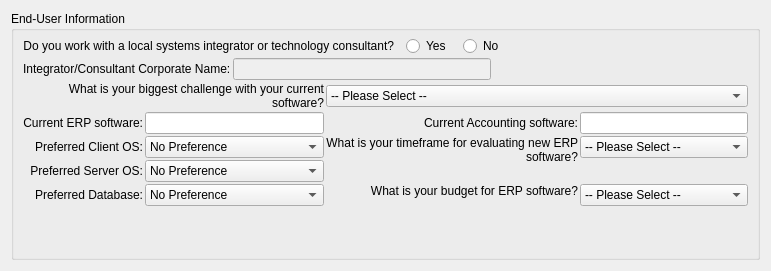
     <widget class="QWidget" name="_endUserPage">
      <layout class="QVBoxLayout">
       <item>
        <widget class="QGroupBox" name="_endUserGroup">
         <property name="title">
          <string>End-User Information</string>
         </property>
         <layout class="QVBoxLayout">
          <property name="spacing">
           <number>2</number>
          </property>
          <property name="topMargin">
           <number>5</number>
          </property>
          <property name="bottomMargin">
           <number>5</number>
          </property>
          <item>
           <layout class="QHBoxLayout">
            <item>
             <widget class="QLabel" name="_gotvarLit">
              <property name="text">
               <string>Do you work with a local systems integrator or technology consultant?</string>
              </property>
              <property name="alignment">
               <set>Qt::AlignRight|Qt::AlignTrailing|Qt::AlignVCenter</set>
              </property>
             </widget>
            </item>
            <item>
             <spacer>
              <property name="orientation">
               <enum>Qt::Horizontal</enum>
              </property>
              <property name="sizeType">
               <enum>QSizePolicy::Fixed</enum>
              </property>
              <property name="sizeHint" stdset="0">
               <size>
                <width>10</width>
                <height>20</height>
               </size>
              </property>
             </spacer>
            </item>
            <item>
             <widget class="QRadioButton" name="_gotvaryes">
              <property name="text">
               <string>Yes</string>
              </property>
             </widget>
            </item>
            <item>
             <spacer>
              <property name="orientation">
               <enum>Qt::Horizontal</enum>
              </property>
              <property name="sizeType">
               <enum>QSizePolicy::Fixed</enum>
              </property>
              <property name="sizeHint" stdset="0">
               <size>
                <width>10</width>
                <height>20</height>
               </size>
              </property>
             </spacer>
            </item>
            <item>
             <widget class="QRadioButton" name="_gotvarno">
              <property name="text">
               <string>No</string>
              </property>
             </widget>
            </item>
            <item>
             <spacer>
              <property name="orientation">
               <enum>Qt::Horizontal</enum>
              </property>
              <property name="sizeHint" stdset="0">
               <size>
                <width>0</width>
                <height>20</height>
               </size>
              </property>
             </spacer>
            </item>
           </layout>
          </item>
          <item>
           <layout class="QHBoxLayout">
            <item>
             <widget class="QLabel" name="_varNameLit">
              <property name="text">
               <string>Integrator/Consultant Corporate Name:</string>
              </property>
              <property name="buddy">
               <cstring>_varName</cstring>
              </property>
             </widget>
            </item>
            <item>
             <widget class="QLineEdit" name="_varName">
              <property name="enabled">
               <bool>false</bool>
              </property>
             </widget>
            </item>
            <item>
             <spacer>
              <property name="orientation">
               <enum>Qt::Horizontal</enum>
              </property>
              <property name="sizeHint" stdset="0">
               <size>
                <width>40</width>
                <height>20</height>
               </size>
              </property>
             </spacer>
            </item>
           </layout>
          </item>
          <item>
           <layout class="QGridLayout">
            <item row="1" column="0">
             <widget class="QLabel" name="_erpLit">
              <property name="text">
               <string>Current ERP software:</string>
              </property>
              <property name="alignment">
               <set>Qt::AlignRight|Qt::AlignTrailing|Qt::AlignVCenter</set>
              </property>
              <property name="buddy">
               <cstring>_erp</cstring>
              </property>
             </widget>
            </item>
            <item row="1" column="1">
             <widget class="QLineEdit" name="_erp"/>
            </item>
            <item row="2" column="0">
             <widget class="QLabel" name="clientLit">
              <property name="text">
               <string>Preferred Client OS:</string>
              </property>
              <property name="alignment">
               <set>Qt::AlignRight|Qt::AlignTrailing|Qt::AlignVCenter</set>
              </property>
              <property name="buddy">
               <cstring>_client</cstring>
              </property>
             </widget>
            </item>
            <item row="2" column="1">
             <widget class="QComboBox" name="_client">
              <item>
               <property name="text">
                <string>No Preference</string>
               </property>
              </item>
              <item>
               <property name="text">
                <string>Linux</string>
               </property>
              </item>
              <item>
               <property name="text">
                <string>Unix</string>
               </property>
              </item>
              <item>
               <property name="text">
                <string>Apple Mac OSX</string>
               </property>
              </item>
              <item>
               <property name="text">
                <string>DOS</string>
               </property>
              </item>
              <item>
               <property name="text">
                <string>Windows 3.1</string>
               </property>
              </item>
              <item>
               <property name="text">
                <string>Windows 95/98/ME</string>
               </property>
              </item>
              <item>
               <property name="text">
                <string>Windows NT/2000/XP/Vista</string>
               </property>
              </item>
              <item>
               <property name="text">
                <string>Other</string>
               </property>
              </item>
             </widget>
            </item>
            <item row="3" column="0">
             <widget class="QLabel" name="_serverLit">
              <property name="text">
               <string>Preferred Server OS:</string>
              </property>
              <property name="alignment">
               <set>Qt::AlignRight|Qt::AlignTrailing|Qt::AlignVCenter</set>
              </property>
              <property name="buddy">
               <cstring>_server</cstring>
              </property>
             </widget>
            </item>
            <item row="3" column="1">
             <widget class="QComboBox" name="_server">
              <item>
               <property name="text">
                <string>No Preference</string>
               </property>
              </item>
              <item>
               <property name="text">
                <string>Linux</string>
               </property>
              </item>
              <item>
               <property name="text">
                <string>Unix</string>
               </property>
              </item>
              <item>
               <property name="text">
                <string>Apple Mac OSX</string>
               </property>
              </item>
              <item>
               <property name="text">
                <string>Windows NT/2000/XP/Vista</string>
               </property>
              </item>
              <item>
               <property name="text">
                <string>Other</string>
               </property>
              </item>
             </widget>
            </item>
            <item row="4" column="0">
             <widget class="QLabel" name="_dbLit">
              <property name="text">
               <string>Preferred Database:</string>
              </property>
              <property name="alignment">
               <set>Qt::AlignRight|Qt::AlignTrailing|Qt::AlignVCenter</set>
              </property>
              <property name="buddy">
               <cstring>_db</cstring>
              </property>
             </widget>
            </item>
            <item row="4" column="1">
             <widget class="QComboBox" name="_db">
              <item>
               <property name="text">
                <string>No Preference</string>
               </property>
              </item>
              <item>
               <property name="text">
                <string>PostgreSQL</string>
               </property>
              </item>
              <item>
               <property name="text">
                <string>Oracle</string>
               </property>
              </item>
              <item>
               <property name="text">
                <string>Microsoft SQL Server</string>
               </property>
              </item>
              <item>
               <property name="text">
                <string>IBM DB2</string>
               </property>
              </item>
              <item>
               <property name="text">
                <string>Other</string>
               </property>
              </item>
             </widget>
            </item>
            <item row="1" column="2">
             <widget class="QLabel" name="_accountingLit">
              <property name="text">
               <string>Current Accounting software:</string>
              </property>
              <property name="alignment">
               <set>Qt::AlignRight|Qt::AlignTrailing|Qt::AlignVCenter</set>
              </property>
              <property name="buddy">
               <cstring>_accounting</cstring>
              </property>
             </widget>
            </item>
            <item row="1" column="3">
             <widget class="QLineEdit" name="_accounting"/>
            </item>
            <item row="2" column="2" rowspan="2">
             <widget class="QLabel" name="_timeframeLit">
              <property name="text">
               <string>What is your timeframe for evaluating new ERP software?</string>
              </property>
              <property name="alignment">
               <set>Qt::AlignRight|Qt::AlignTop|Qt::AlignTrailing</set>
              </property>
              <property name="wordWrap">
               <bool>true</bool>
              </property>
              <property name="buddy">
               <cstring>_timeframe</cstring>
              </property>
             </widget>
            </item>
            <item row="2" column="3">
             <widget class="QComboBox" name="_timeframe">
              <item>
               <property name="text">
                <string>-- Please Select --</string>
               </property>
              </item>
              <item>
               <property name="text">
                <string>Currently evaluating</string>
               </property>
              </item>
              <item>
               <property name="text">
                <string>Within 3 months</string>
               </property>
              </item>
              <item>
               <property name="text">
                <string>Within 6 months</string>
               </property>
              </item>
              <item>
               <property name="text">
                <string>Within one year</string>
               </property>
              </item>
              <item>
               <property name="text">
                <string>Not applicable</string>
               </property>
              </item>
             </widget>
            </item>
            <item row="4" column="2" rowspan="2">
             <widget class="QLabel" name="_budgetLit">
              <property name="text">
               <string>What is your budget for ERP software?</string>
              </property>
              <property name="alignment">
               <set>Qt::AlignRight|Qt::AlignTop|Qt::AlignTrailing</set>
              </property>
              <property name="wordWrap">
               <bool>true</bool>
              </property>
              <property name="buddy">
               <cstring>_budget</cstring>
              </property>
             </widget>
            </item>
            <item row="4" column="3">
             <widget class="QComboBox" name="_budget">
              <item>
               <property name="text">
                <string>-- Please Select --</string>
               </property>
              </item>
              <item>
               <property name="text">
                <string>No budget developed yet</string>
               </property>
              </item>
              <item>
               <property name="text">
                <string>Less than $10,000</string>
               </property>
              </item>
              <item>
               <property name="text">
                <string>$10,000 to $25,000</string>
               </property>
              </item>
              <item>
               <property name="text">
                <string>$25,000 to $50,000</string>
               </property>
              </item>
              <item>
               <property name="text">
                <string>$50,000 to $100,000</string>
               </property>
              </item>
              <item>
               <property name="text">
                <string>Greater than $100,000</string>
               </property>
              </item>
             </widget>
            </item>
            <item row="0" column="0" colspan="2">
             <widget class="QLabel" name="_bigchallengeLit">
              <property name="text">
               <string>What is your biggest challenge with your current software?</string>
              </property>
              <property name="alignment">
               <set>Qt::AlignRight|Qt::AlignTrailing|Qt::AlignVCenter</set>
              </property>
              <property name="wordWrap">
               <bool>true</bool>
              </property>
              <property name="buddy">
               <cstring>_bigchallenge</cstring>
              </property>
             </widget>
            </item>
            <item row="0" column="2" colspan="2">
             <widget class="QComboBox" name="_bigchallenge">
              <item>
               <property name="text">
                <string>-- Please Select --</string>
               </property>
              </item>
              <item>
               <property name="text">
                <string>Lack of integration across all systems</string>
               </property>
              </item>
              <item>
               <property name="text">
                <string>Lack of real time information</string>
               </property>
              </item>
              <item>
               <property name="text">
                <string>Need more powerful shop floor planning</string>
               </property>
              </item>
              <item>
               <property name="text">
                <string>Poor user interface/complex to use</string>
               </property>
              </item>
              <item>
               <property name="text">
                <string>Older/outdated software</string>
               </property>
              </item>
              <item>
               <property name="text">
                <string>Other</string>
               </property>
              </item>
             </widget>
            </item>
           </layout>
          </item>
          <item>
           <spacer>
            <property name="orientation">
             <enum>Qt::Vertical</enum>
            </property>
            <property name="sizeHint" stdset="0">
             <size>
              <width>20</width>
              <height>40</height>
             </size>
            </property>
           </spacer>
          </item>
         </layout>
        </widget>
       </item>
      </layout>
     </widget>
